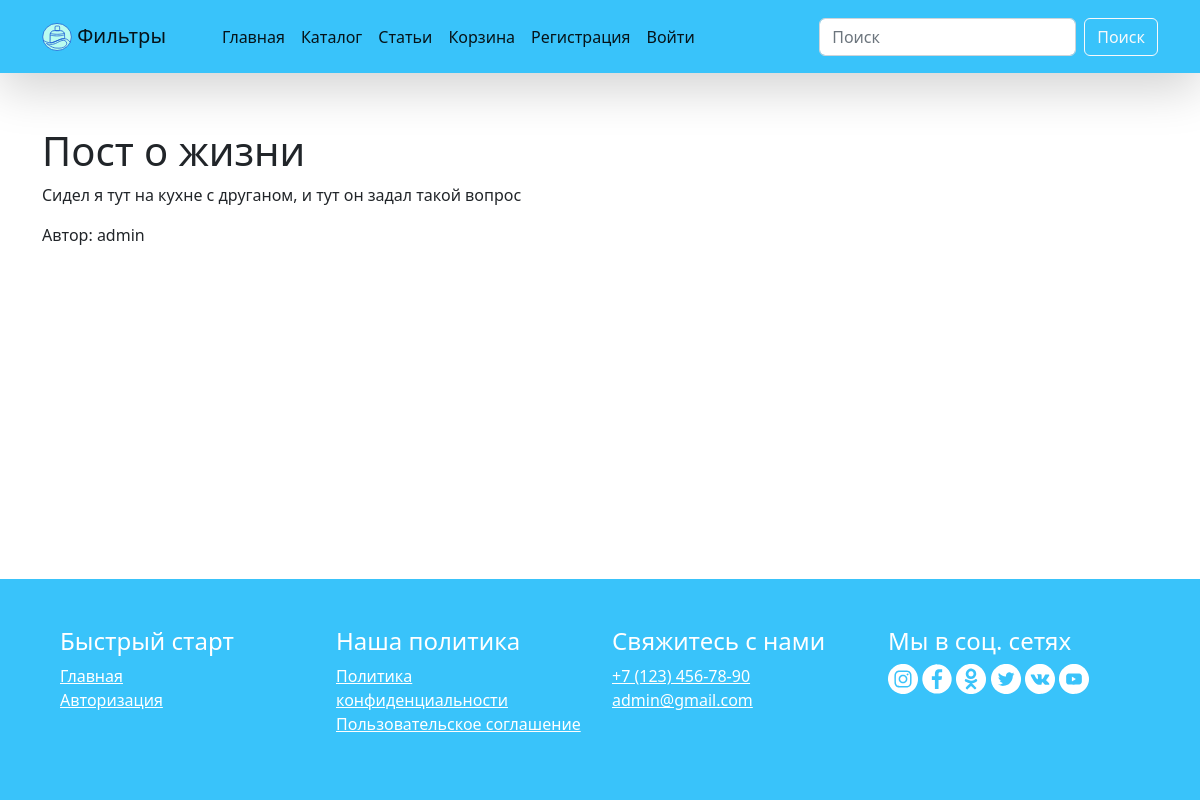
The page /articles/2 on the database its author committed.
### tables this page shows
CREATE TABLE `articles` (
  `id` int UNSIGNED NOT NULL,
  `author_id` int UNSIGNED NOT NULL,
  `name` varchar(255) NOT NULL,
  `text` text NOT NULL,
  `created_at` datetime NOT NULL DEFAULT CURRENT_TIMESTAMP
);

CREATE TABLE `users` (
  `id` int UNSIGNED NOT NULL,
  `nickname` varchar(128) NOT NULL,
  `email` varchar(255) NOT NULL,
  `is_confirmed` tinyint(1) NOT NULL DEFAULT '0',
  `role` enum('admin','user') NOT NULL,
  `password_hash` varchar(255) NOT NULL,
  `auth_token` varchar(255) NOT NULL,
  `created_at` datetime NOT NULL DEFAULT CURRENT_TIMESTAMP
);

### src/Controllers/ArticlesController.php (called while the page is built, shortened)
<?php
class ArticlesController extends Controller
{
    public function view(int $articleId)
    {
        $article = Article::getById($articleId);
        $this->view->renderHtml('Articles/view.php', ['article' => $article]);
    }
}
?>

### index.php (called while the page is built, shortened)
<?php
try {
    $route = $_GET['route'] ??'';
    $routes = require __DIR__ . '/src/Config/routes.php';
    foreach ($routes as $pattern => $controllerAndAction) {
        preg_match($pattern, $route, $matches);
        if (!empty($matches)) {
            break;
        }
    }
    unset($matches[0]);
    $actionName = $controllerAndAction[1];
    $controller = new $controllerName();
    $controller->$actionName(...$matches);
} catch (Src\Exceptions\DbException $e) {
    $view = new Src\Views\View('default');
    $view->renderHtml('errors/500.php', ['error' => $e->getMessage()], 500);
} catch (Src\Exceptions\NotFoundException $e) {
    $view = new Src\Views\View('default');
    $view->renderHtml('errors/404.php', ['error' => $e->getMessage()], 404);
} catch (Src\Exceptions\UnauthorizedException $e) {
    $view  = new Src\Views\View('default');
    $view->renderHtml('errors/401.php', ['error' => $e->getMessage()], 401);
} catch (Src\Exceptions\ForbiddenException $e) {
    $view  = new Src\Views\View('default');
    $view->renderHtml('errors/403.php', ['error' => $e->getMessage()], 403);
}
?>

### src/Config/settings.php (called while the page is built)
<?php
return [
    'db' => [
        'host' => 'localhost',
        'dbname' => 'db_shabanova',
        'user' => 'root',
        'password' => 'root',
    ]
];
?>

### src/Services/Db.php (called while the page is built, shortened)
<?php
class Db
{
    private $pdo;
    private static $instance;
    private function __construct()
    {
        $dbOptions = (  require __DIR__ . '/../Config/settings.php')['db'];
        try {
            $this->pdo = new \PDO('mysql:host=' . $dbOptions['host'] . ';dbname=' . $dbOptions['dbname'],
            $dbOptions['user'],
            $dbOptions['password']);
            $this->pdo->exec('SET NAMES UTF8');
        } catch (\PDOException $e) {
            throw new DbException('Ошибка при подключении к базе данных: ' . $e->getMessage());
        }
    }
    public static function getInstance():self
    {
        if (self::$instance === null) {
            self::$instance = new self();
        }
        return self::$instance;
    }
    public function query(string $sql, $params = [], $className = 'stdClass'):?array
    {
        $sth = $this->pdo->prepare($sql);
        $result = $sth->execute($params);
        return $sth->fetchAll(\PDO::FETCH_CLASS, $className);
    }
}
?>

### src/Models/ActiveRecordEntity.php (called while the page is built, shortened)
<?php
abstract class ActiveRecordEntity
{
    private function underscoreToCamelCase(string $source):string
    {
        return lcfirst(str_replace('_', '', ucwords($source, '_')));
    }
    public static function getById(int $id): ?self
    {
        $db  = Db::getInstance();
        $entities = $db->query(
            "SELECT * FROM " . static::getTableName() . " WHERE id=:id",
            [":id" => $id],
            static::class
        );
        return $entities ? $entities[0] : null;
    }
}
?>

### src/Models/Articles/Article.php (called while the page is built, shortened)
<?php
class Article extends  ActiveRecordEntity
{
    protected $name;
    protected $text;
    protected $authorId;
    public function getName():string
    {
        return $this->name;
    }
    public function getText():string
    {
        return $this->text;
    }
    protected static function getTableName():string
    {
        return 'articles';
    }
    public function getAuthor(): User
    {
        return User::getById($this->authorId);
    }
}
?>

### src/Models/Users/user.php (called while the page is built, shortened)
<?php
class User extends ActiveRecordEntity
{
    protected $nickname;
    public function getNickname():string
    {
        return $this->nickname;
    }
    protected static function getTableName():string
    {
        return 'users';
    }
}
?>

### src/Views/Articles/view.php (the view)
<div class="container">
    <h1 class="mt-4 mb-2"><?=$article->getName()?></h1>
    <p><?=$article->getText()?></p>
    <p>Автор: <?=$article->getAuthor()->getNickname()?></p>
</div>

### rows shown on the page
articles: name "Пост о жизни", text "Сидел я тут на кухне с друганом, и тут он задал такой вопрос", author.nickname "admin"
